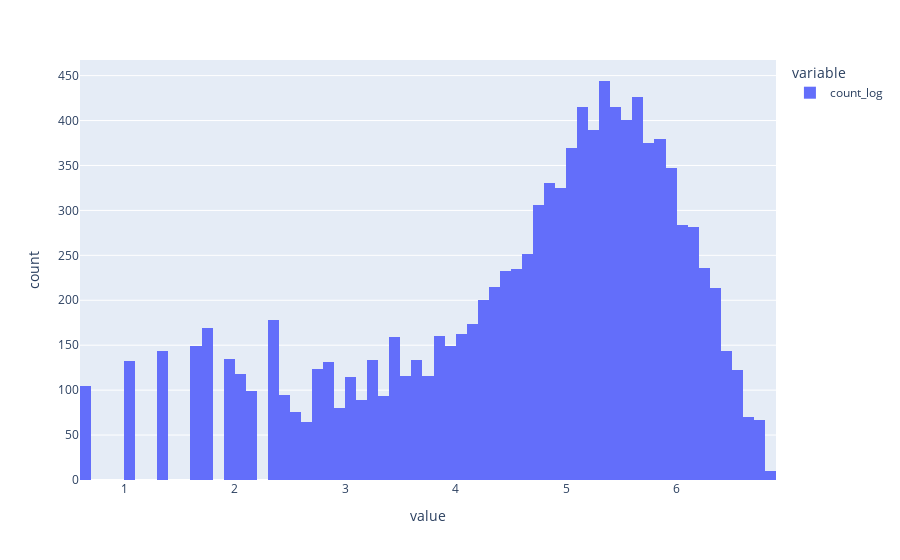

Notebook code cell kept with this figure:
### Code cell
fig = px.histogram(df, x = ["count_log"])
fig.show()

### Figure 1 — Plotly figure (JSON) as saved in the notebook; plotly's stock layout.template omitted (floating-point values rounded to 4 significant figures; data arrays with more than 128 entries replaced by an {"elided": "..."} marker saying what was removed)
{"data": [{"alignmentgroup": "True", "bingroup": "x", "hovertemplate": "variable=count_log<br>value=%{x}<br>count=%{y}<extra></extra>", "legendgroup": "count_log", "marker": {"color": "#636efa", "pattern": {"shape": ""}}, "name": "count_log", "offsetgroup": "count_log", "orientation": "v", "showlegend": true, "type": "histogram", "x": {"elided": "10886 float values"}, "xaxis": "x", "yaxis": "y"}], "layout": {"barmode": "relative", "legend": {"title": {"text": "variable"}, "tracegroupgap": 0}, "margin": {"t": 60}, "xaxis": {"anchor": "y", "domain": [0, 1], "title": {"text": "value"}}, "yaxis": {"anchor": "x", "domain": [0, 1], "title": {"text": "count"}}}}
